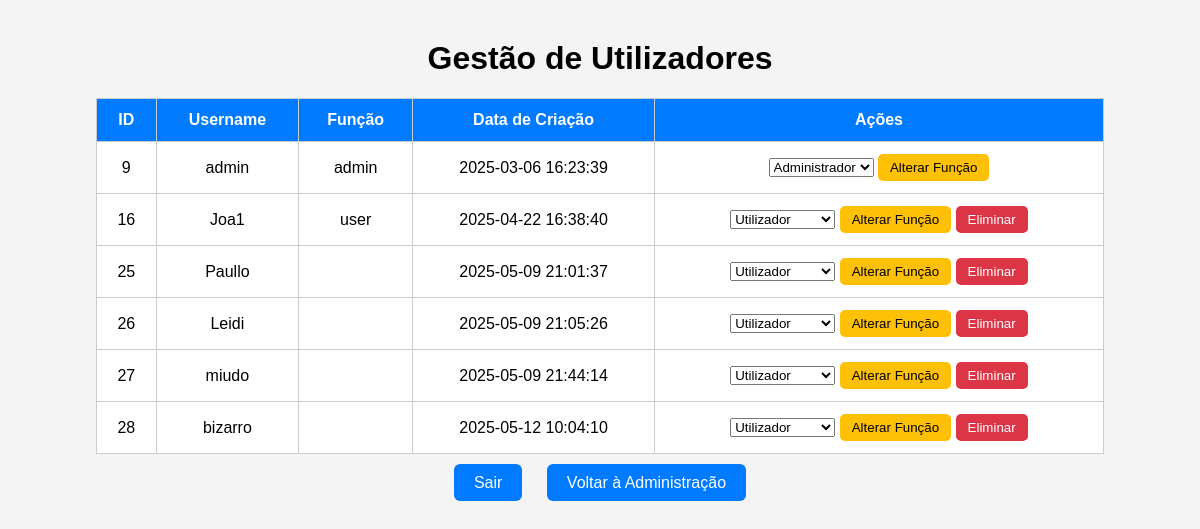
Screenshot of /login/admin_users.php (signed in) with the database file from the repository.
### tables this page shows
CREATE TABLE `users` (
  `id` int(11) NOT NULL,
  `username` varchar(50) NOT NULL,
  `password` varchar(255) NOT NULL,
  `role` enum('admin','user') NOT NULL DEFAULT 'user',
  `created_at` timestamp NOT NULL DEFAULT current_timestamp(),
  `email` varchar(100) DEFAULT NULL,
  `morada` text DEFAULT NULL,
  `verification_code` varchar(64) DEFAULT NULL,
  `reset_token` varchar(255) DEFAULT NULL,
  `reset_token_expiry` datetime DEFAULT NULL
);

### login/admin_users.php (the view, shortened to what this page needs)
<?php
include('../db.php');
$result = $conn->query("SELECT id, username, role, created_at FROM users");
?>
<!DOCTYPE html>
<html lang="pt">
<head>
</head>
<body>
    <h1>Gestão de Utilizadores</h1>
    <table>
        <tr>
            <th>ID</th>
            <th>Username</th>
            <th>Função</th>
            <th>Data de Criação</th>
            <th>Ações</th>
        </tr>
        <?php while ($user = $result->fetch_assoc()) { ?>
            <tr>
                <td><?= htmlspecialchars($user['id']) ?></td>
                <td><?= htmlspecialchars($user['username']) ?></td>
                <td><?= htmlspecialchars($user['role']) ?></td>
                <td><?= htmlspecialchars($user['created_at']) ?></td>
                <td>
                    <form method="POST">
                        <select name="role">
                            <option value="user" <?= $user['role'] == 'user' ? 'selected' : '' ?>>Utilizador</option>
                            <option value="admin" <?= $user['role'] == 'admin' ? 'selected' : '' ?>>Administrador</option>
                        </select>
                        <button type="submit" name="edit" class="edit-btn">Alterar Função</button>
                    </form>
                    <?php if ($user['id'] != $_SESSION['user_id']) { ?>
                        <form method="POST" onsubmit="return confirm('Tem a certeza que deseja eliminar este utilizador?');">
                            <button type="submit" name="delete" class="delete-btn">Eliminar</button>
                        </form>
                    <?php } ?>
                </td>
            </tr>
        <?php } ?>
    </table>
    <div class="btn-link">
        <a href="/PAP/login/login.php">Sair</a>
        <a href="../dashboard_admin.php">Voltar à Administração</a>
    </div>
</body>
</html>

### login/admin_users.php (style rules this page uses)
body { font-family: Arial, sans-serif; margin: 40px; background-color: #f4f4f4; }
h1 { text-align: center; }
table { width: 90%; margin: auto; border-collapse: collapse; background: white; }
th, td { border: 1px solid #ccc; padding: 12px; text-align: center; }
th { background-color: #007bff; color: white; }
form { display: inline; }
button { padding: 6px 12px; border: none; border-radius: 5px; cursor: pointer; }
.edit-btn { background-color: #ffc107; color: #000; }
.delete-btn { background-color: #dc3545; color: white; }
.btn-link { text-align: center; margin-top: 20px; }
.btn-link a { padding: 10px 20px; text-decoration: none; background-color: #007bff; color: white; border-radius: 6px; margin: 0 10px; }

### rows the page displays
users: id "9", username "admin", role "admin", created_at "2025-03-06 16:23:39", role "Administrador"
users: id "16", username "Joa1", role "user", created_at "2025-04-22 16:38:40", role "Utilizador"
users: id "25", username "Paullo", created_at "2025-05-09 21:01:37"
users: id "26", username "Leidi", created_at "2025-05-09 21:05:26"
users: id "27", username "miudo", created_at "2025-05-09 21:44:14"
users: id "28", username "bizarro", created_at "2025-05-12 10:04:10"
